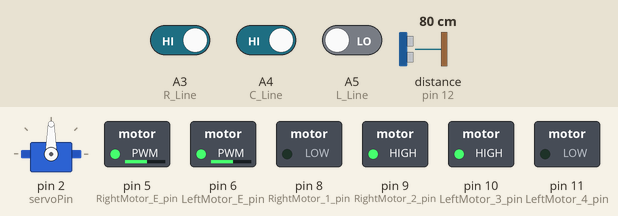
Bench run of a sketch on a simulated Arduino Uno, built with avr-gcc and run on an emulated ATmega328P. On the bench: servo, switched loads named in the sketch (green lamp = pin HIGH). Wiring (inferred from the names in the program): ultrasonic range finder: trigger pin 13; echo pin 12. The test bench sets the inputs (shaded band); at power-on: distance to the obstacle (sensor on pin 12) 80 cm, A3 (R_Line) HIGH, A4 (C_Line) HIGH, A5 (L_Line) LOW. The echo pulse lasts 58.3 µs per cm; pins used as bus, display or sensor lines are not drawn.

Above: at 1.2 s.
1.3 s: distance to the obstacle (sensor on pin 12) set to 27 cm
2.8 s: distance to the obstacle (sensor on pin 12) set to 23 cm
At 3.4 s:
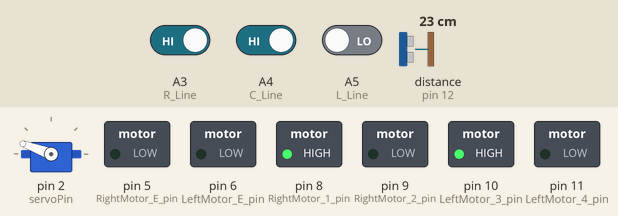
At 16.8 s:
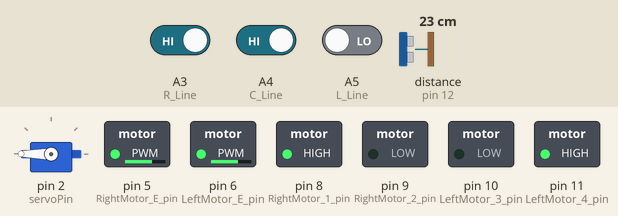
Timing chart, 0 to 28.3 s (numbered marks = the images above; inputs shaded):
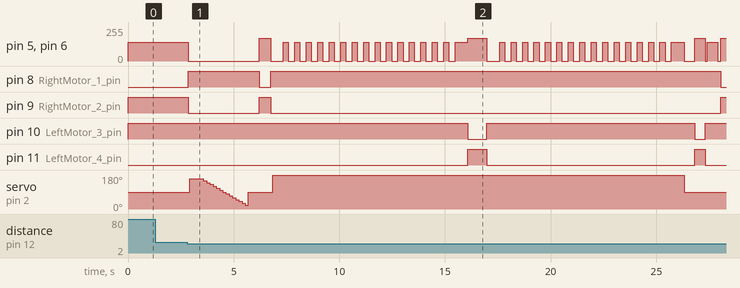

The sketch:

RC_CAR_WHITE_LINE.ino
```cpp
/* 4휠 스마트 RC카 - 라인트레이서 + 초음파 회피  [흰 선 v1.0]
 *  v1.0 그대로 유지하는 버전 (실차 테스트 완료). 새 기능 실험은 검은 선 버전에서 함.
 *  ★ 시리얼이 없는 버전입니다. (실제 주행용, 가장 빠름)
 *    [흰 선 버전] 어두운 바탕 + 흰 선 트랙용. 밝은 바탕 + 검은 선은 RC_CAR_BLACK_LINE/RC_CAR_BLACK_LINE.ino
 *    로그를 보며 디버깅하려면 RC_CAR_WHITE_LINE_DEBUG/RC_CAR_WHITE_LINE_DEBUG.ino 를 쓰세요.
 *  전원 켜면 바로 라인 따라 주행. 장애물을 만나면 폭을 재고 옆으로 돌아서 다시 선으로 복귀.
 *  고칠 때는 아래 [설정] 숫자만 바꾸면 됨. 시간은 전부 ms (1000 = 1초).
 */

#include <Servo.h>

// ============================================================
// [설정]
// ============================================================

// --- 속도 (0~255) ---
int SPEED            = 140;   // 직진
int TURN_SPEED       = 140;   // 라인 보정 (달리면서 크게 꺾기)
int AVOID_TURN_SPEED = 170;   // 회피 회전 (멈춘 상태에서 돌기 시작하므로 더 세게)
float CURVE_FAST     = 1.4;   // 살짝 보정 : 바깥 바퀴 = SPEED x 이 값
float CURVE_SLOW     = 0.4;   // 살짝 보정 : 안쪽 바퀴 = SPEED x 이 값
int CURVE_MIN_SPEED  = 50;    // 살짝 보정 : 안쪽 바퀴 최저 속도

// --- 회피 회전 시간 (ms) ※ 차마다 다름. TURN_TEST_WHITE_LINE.ino 로 재서 맞추기 ---
int TURN_RIGHT_90_MS = 550;
int TURN_LEFT_90_MS  = 900;
int TURN_RIGHT_45_MS = 500;
int TURN_LEFT_45_MS  = 500;

// --- 회피 직진 시간 (ms) ---
int PASS_STEP_MS  = 240;      // 지나갈 때 한 번에 전진하는 시간 (전진 -> 정지 -> 옆 확인 반복)
int PASS_EXTRA_MS = 600;      // 장애물이 안 보이게 된 뒤 더 가는 시간 (차 뒷부분까지 빠지게)
int PASS_MAX_MS   = 3600;     // 한 구간 최대 시간 (끝없이 가는 것 방지)
int RETURN_MAX_MS = 2800;     // 45도 꺾고 선 찾으며 직진하는 최대 시간
int LINE_OVER_MS  = 480;      // 선 발견 후 가운데 센서가 선을 넘어갈 때까지 더 가는 최대 시간
int LINE_TURN_MAX_MS = 700;   // 선 위에서 원래 방향으로 돌 때 최대 시간 (가운데 센서가 선을 보면 바로 멈춤)
int TURN_PAUSE_MS = 100;      // 돌고 나서 멈춰 있는 시간
int SETTLE_MS     = 150;      // 전진 후 멈춰서 차가 완전히 설 때까지 기다리는 시간

// --- 장애물 크기에 따라 달라지는 거리 (mm) -> MM_PER_SEC 로 시간으로 바꿈 ---
int MM_PER_SEC     = 250;     // SPEED 로 1초에 가는 거리
int SIDE_MARGIN_MM = 100;     // 옆으로 나갈 때 : 잰 장애물 폭 + 이 값만큼은 무조건 직진
int LEG2_MIN_MM    = 100;     // 지나가기 : 최소 (장애물까지 거리 + 이 값)은 가고 나서 판단

// --- 장애물 감지 / 초음파 ---
int AVOID_MM      = 250;      // 이 거리 안에 장애물 -> 멈추고 회피
int PING_MS       = 60;       // 초음파 쏘는 간격 (너무 자주 쏘면 메아리가 섞여 가짜 값)
int MIN_VALID_MM  = 20;       // 이보다 작으면 잡음으로 버림
long ECHO_WAIT_US = 12000;    // 메아리 기다리는 최대 시간 (약 2m)
int SIDE_SEEN_EXTRA_MM = 200; // 옆을 볼 때 (예상 거리 + 이 값) 안쪽이면 "보임"

// --- 장애물 폭 재기 (서보) ---
int SWEEP_MAX_DEG  = 70;      // 정면 기준 좌우 몇 도까지
int SWEEP_STEP_DEG = 10;      // 몇 도씩
int SERVO_STEP_MS  = 150;     // 한 칸 움직이고 기다리는 시간
int SERVO_BIG_MS   = 500;     // 크게 돌릴 때 기다리는 시간
int OBST_EXTRA_MM  = 150;     // (정면 거리 + 이 값) 안쪽이면 같은 장애물
int SIDE_MAX_MM    = 400;     // 장애물 끝이 안 보이면 이 값으로 침
int SIDE_LOOK_DEG  = 90;      // 지나갈 때 옆을 보는 각도
int SERVO_CENTER   = 90;      // 서보 정면
int SERVO_FLIP     = 1;       // 서보 좌우가 반대로 달렸으면 1

// --- 기타 ---
int AVOID_SIDE = 0;                   // 0 자동(짧은 쪽), 1 무조건 오른쪽, 2 무조건 왼쪽 (테스트용)
unsigned long LOST_STOP_MS = 20000;   // 선 없는 상태가 이 시간 계속되면 정지

// ============================================================
// [핀]
// ============================================================
int RightMotor_E_pin = 5, LeftMotor_E_pin = 6;     // 모터 속도(PWM)
int RightMotor_1_pin = 8, RightMotor_2_pin = 9;    // 오른쪽 모터 방향
int LeftMotor_3_pin = 10, LeftMotor_4_pin = 11;    // 왼쪽 모터 방향
int L_Line = A5, C_Line = A4, R_Line = A3;         // 라인센서 (흰 선 = 0, 검은 바탕 = 1)
int trigPin = 13, echoPin = 12, servoPin = 2;      // 초음파, 서보

// ============================================================
Servo EduServo;
int last_state = -1;               // 직전 라인 상태 (바뀔 때만 모터 제어)
unsigned long lost_since = 0;      // 선 놓친 시각 (0 = 선 보는 중)
bool searchLine = false;           // 회피 직후 선이 안 보이면 전진하며 찾기
unsigned long lastPing = 0;
int obstLeftMM = 0, obstRightMM = 0;   // 잰 장애물 폭 (정면 기준 왼쪽 / 오른쪽)

void setup() {
  EduServo.attach(servoPin);
  EduServo.write(SERVO_CENTER);
  pinMode(echoPin, INPUT);
  pinMode(trigPin, OUTPUT);
  pinMode(RightMotor_E_pin, OUTPUT);
  pinMode(RightMotor_1_pin, OUTPUT);
  pinMode(RightMotor_2_pin, OUTPUT);
  pinMode(LeftMotor_3_pin, OUTPUT);
  pinMode(LeftMotor_4_pin, OUTPUT);
  pinMode(LeftMotor_E_pin, OUTPUT);
}

void loop() {
  if (millis() - lastPing >= (unsigned long)PING_MS && checkObstacle(Ultrasonic())) return;
  followLine();                    // 라인센서는 쉬지 않고 계속 봄
}

// ============================================================
// 장애물 : 달리면서 정면만 확인 -> 보이면 멈추고 다시 재서 진짜면 회피
// ============================================================
bool checkObstacle(int d) {
  if (d >= AVOID_MM) return false;
  stopCar();
  delay(PING_MS);
  int d2 = Ultrasonic();
  if (d2 < AVOID_MM) avoidMode(d2);   // 다시 재도 가까우면 진짜 장애물
  last_state = -1;                    // 라인 상태 처음부터 다시 판단
  lost_since = 0;
  searchLine = true;
  return true;
}

// ============================================================
// 라인 따라가기 (0 = 선 인식)
// ============================================================
void followLine() {
  int L = digitalRead(L_Line), C = digitalRead(C_Line), R = digitalRead(R_Line);

  if (L == 1 && C == 1 && R == 1) {          // 선 놓침 -> 하던 동작 유지, LOST_STOP_MS 지나면 정지
    if (searchLine) { searchLine = false; goForward(); }   // 회피 직후면 전진하며 찾기
    if (lost_since == 0) lost_since = millis();
    if (millis() - lost_since >= LOST_STOP_MS) { stopCar(); lost_since = millis(); last_state = -1; }
    return;
  }
  lost_since = 0;
  searchLine = false;

  int state = L * 4 + C * 2 + R;
  if (state == last_state) return;
  last_state = state;

  //   L  C  R
  if      (L == 1 && C == 0 && R == 1) goForward();             // 직진
  else if (L == 1 && C == 0 && R == 0) curveLeft();             // 왼쪽 살짝 보정
  else if (L == 1 && C == 1 && R == 0) spin(false, TURN_SPEED); // 왼쪽 크게 보정
  else if (L == 0 && C == 0 && R == 1) curveRight();            // 오른쪽 살짝 보정
  else if (L == 0 && C == 1 && R == 1) spin(true, TURN_SPEED);  // 오른쪽 크게 보정
  else if (L == 0 && R == 0)           stopCar();               // 정지
}

// ============================================================
// 회피 : 1 폭 재기 -> 2 돌기 -> 3 옆으로 나가기 -> 4 다시 돌기 -> 5 지나가기
//        -> 6 45도 꺾기 -> 7 직진하며 라인 찾기 -> 8 원래 방향으로 정렬 (README 그림 번호)
//   toRight = true : 오른쪽으로 피함 (장애물은 왼쪽)
// ============================================================
void avoidMode(int d0) {
  bool toRight = true;
  int sideOff = 0;                 // 서보가 볼 방향 (장애물 쪽)
  int widthMM = 0;                 // 3번에서 옆으로 간 거리

  int step = 1;
  while (step != 0) {
    switch (step) {
      case 1:  // 폭 재기 -> 짧은 쪽으로 방향 정하기. 아무것도 없으면 가짜 감지라 취소
        measureObstacle(d0);
        if (obstLeftMM == 0 && obstRightMM == 0) { step = 0; break; }
        toRight = (obstRightMM <= obstLeftMM);
        if (AVOID_SIDE == 1) toRight = true;
        if (AVOID_SIDE == 2) toRight = false;
        sideOff = toRight ? -SIDE_LOOK_DEG : SIDE_LOOK_DEG;
        step = 2;
        break;

      case 2:  // 빈 쪽으로 90도
        turn90(toRight);
        step = 3;
        break;

      case 3:  // 옆으로 나가기 : 잰 폭 + 여유만큼은 무조건, 옆에 보이면 더
        widthMM = msToMm(passObstacle(sideOff, (toRight ? obstRightMM : obstLeftMM) + SIDE_MARGIN_MM,
                                      d0 + SIDE_SEEN_EXTRA_MM));
        step = 4;
        break;

      case 4:  // 장애물 쪽으로 90도 (원래 진행 방향)
        turn90(!toRight);
        step = 5;
        break;

      case 5:  // 지나가기 : 옆을 보며 조금 전진 -> 정지 -> 확인, 안 보일 때까지
        passObstacle(sideOff, d0 + LEG2_MIN_MM, widthMM + SIDE_SEEN_EXTRA_MM);
        lookAt(0, SERVO_BIG_MS);
        step = 6;
        break;

      case 6:  // 선 쪽으로 45도
        turn45(!toRight);
        step = 7;
        break;

      case 7:  // 직진하며 라인 찾기. 못 찾으면 회피 끝 (라인 주행이 전진하며 찾음)
        step = findLine() ? 8 : 0;
        break;

      case 8:  // 원래 방향으로 돌아 가운데 센서가 선을 볼 때까지 -> 라인 주행
        spin(toRight, AVOID_TURN_SPEED);
        runUntil(LINE_TURN_MAX_MS, C_Line);
        stopCar();
        step = 0;
        break;
    }
  }
}

// 선 찾으며 직진. 찾으면 가운데 센서가 선을 넘어갈 때까지 더 가고 true
bool findLine() {
  if (!moveMs(RETURN_MAX_MS, true)) return false;
  unsigned long start = millis();
  bool centerSeen = false;
  goForward();
  while (millis() - start < (unsigned long)LINE_OVER_MS) {
    if (digitalRead(C_Line) == 0) centerSeen = true;
    else if (centerSeen) break;    // 선 위였다가 벗어남 = 넘어감
  }
  stopCar();
  delay(SETTLE_MS);
  return true;
}

// 장애물을 옆에 두고 지나가기. 돌려주는 값 = 간 시간(ms)
//   minMM 만큼은 무조건 가고, 그 뒤 옆 거리가 seenMM 이상이면(안 보이면) 끝
int passObstacle(int sideOff, int minMM, int seenMM) {
  int minMs = mmToMs(minMM);
  int goneMs = 0;
  int ds = lookAt(sideOff, SERVO_BIG_MS);
  while (goneMs < PASS_MAX_MS && !(ds >= seenMM && goneMs >= minMs)) {
    moveMs(PASS_STEP_MS, false);
    goneMs += PASS_STEP_MS;
    delay(SETTLE_MS);
    ds = lookAt(sideOff, SERVO_STEP_MS);
  }
  moveMs(PASS_EXTRA_MS, false);
  return goneMs + PASS_EXTRA_MS;
}

// 서보를 천천히 훑어서 장애물이 좌우로 얼마나 뻗어 있는지 저장
void measureObstacle(int d0) {
  obstLeftMM = obstRightMM = 0;
  int limit = d0 + OBST_EXTRA_MM;
  lookAt(-SWEEP_MAX_DEG, SERVO_BIG_MS);
  for (int off = -SWEEP_MAX_DEG; off <= SWEEP_MAX_DEG; off += SWEEP_STEP_DEG) {
    int d = lookAt(off, SERVO_STEP_MS);
    if (d >= limit) continue;
    int side = d * sin(radians(abs(off)));             // 옆으로 뻗은 길이
    if (abs(off) >= SWEEP_MAX_DEG || side > SIDE_MAX_MM) side = SIDE_MAX_MM;
    if (off < 0) obstLeftMM  = max(obstLeftMM, side);
    else         obstRightMM = max(obstRightMM, side);
  }
  lookAt(0, SERVO_BIG_MS);
}

// 서보를 정면 기준 offset 도 (- 왼쪽, + 오른쪽)로 돌리고 거리(mm) 재기. 항상 멈춘 상태에서 잼
int lookAt(int offset, int waitMs) {
  stopCar();
  EduServo.write(SERVO_CENTER + (SERVO_FLIP ? -offset : offset));
  delay(waitMs);
  return Ultrasonic();
}

int Ultrasonic() {                 // 정면 거리(mm). 없으면 9999
  digitalWrite(trigPin, HIGH);
  delayMicroseconds(10);
  digitalWrite(trigPin, LOW);
  long duration = pulseIn(echoPin, HIGH, ECHO_WAIT_US);
  lastPing = millis();
  int mm = duration * 340L / 2000;
  return (duration == 0 || mm < MIN_VALID_MM) ? 9999 : mm;
}

// ============================================================
// 동작
// ============================================================
int mmToMs(int mm) { return (long)mm * 1000 / MM_PER_SEC; }
int msToMm(int ms) { return (long)ms * MM_PER_SEC / 1000; }

// ms 동안 전진하고 멈춤. watchLine 이면 가는 중 선 보이면 멈추고 true
bool moveMs(int ms, bool watchLine) {
  goForward();
  bool found = false;
  if (watchLine) found = runUntilAny(ms);
  else           delay(ms);
  stopCar();
  return found;
}

// ms 동안 기다리다가 센서 pin 이 선(0)을 보면 바로 true
bool runUntil(int ms, int pin) {
  unsigned long start = millis();
  while (millis() - start < (unsigned long)ms) if (digitalRead(pin) == 0) return true;
  return false;
}

// ms 동안 기다리다가 라인센서 중 하나라도 선을 보면 바로 true
bool runUntilAny(int ms) {
  unsigned long start = millis();
  while (millis() - start < (unsigned long)ms)
    if (digitalRead(L_Line) == 0 || digitalRead(C_Line) == 0 || digitalRead(R_Line) == 0) return true;
  return false;
}

void turn90(bool toRight) { turn(toRight, toRight ? TURN_RIGHT_90_MS : TURN_LEFT_90_MS); }
void turn45(bool toRight) { turn(toRight, toRight ? TURN_RIGHT_45_MS : TURN_LEFT_45_MS); }

void turn(bool toRight, int ms) {  // 멈춘 상태에서 ms 만큼 제자리 회전 후 멈춤
  stopCar();
  spin(toRight, AVOID_TURN_SPEED);
  delay(ms);
  stopCar();
  delay(TURN_PAUSE_MS);
}

void spin(bool toRight, int speed) {     // 제자리 회전 (오른쪽 : 오른쪽 바퀴 뒤, 왼쪽 바퀴 앞)
  if (toRight) drive(LOW, HIGH, speed, speed);
  else         drive(HIGH, LOW, speed, speed);
}

void goForward()  { drive(HIGH, HIGH, SPEED, SPEED); }
void stopCar()    { drive(HIGH, HIGH, 0, 0); }
void curveLeft()  { drive(HIGH, HIGH, min(SPEED * CURVE_FAST, 255), max(SPEED * CURVE_SLOW, CURVE_MIN_SPEED)); }
void curveRight() { drive(HIGH, HIGH, max(SPEED * CURVE_SLOW, CURVE_MIN_SPEED), min(SPEED * CURVE_FAST, 255)); }

void drive(int rightDir, int leftDir, int rightSpeed, int leftSpeed) {   // 방향 HIGH 앞 / LOW 뒤
  digitalWrite(RightMotor_1_pin, rightDir);
  digitalWrite(RightMotor_2_pin, !rightDir);
  digitalWrite(LeftMotor_3_pin, leftDir);
  digitalWrite(LeftMotor_4_pin, !leftDir);
  analogWrite(RightMotor_E_pin, rightSpeed);
  analogWrite(LeftMotor_E_pin, leftSpeed);
}
```

Measured:
- the behaviour switches between 26 and 25 cm on distance to the obstacle (sensor on pin 12) (found by bisection; images 0 and 1)
- after the input at 1.3 s, every drawn part: stays the same
- after the input at 2.8 s, pin 5 (RightMotor_E_pin), pin 6 (LeftMotor_E_pin): 140/255 → 0/255 after 0.05 s, → 170/255 3.3 s later, → 0/255 0.55 s later, → 140/255 0.60 s later, … (73 changes in this stretch)
